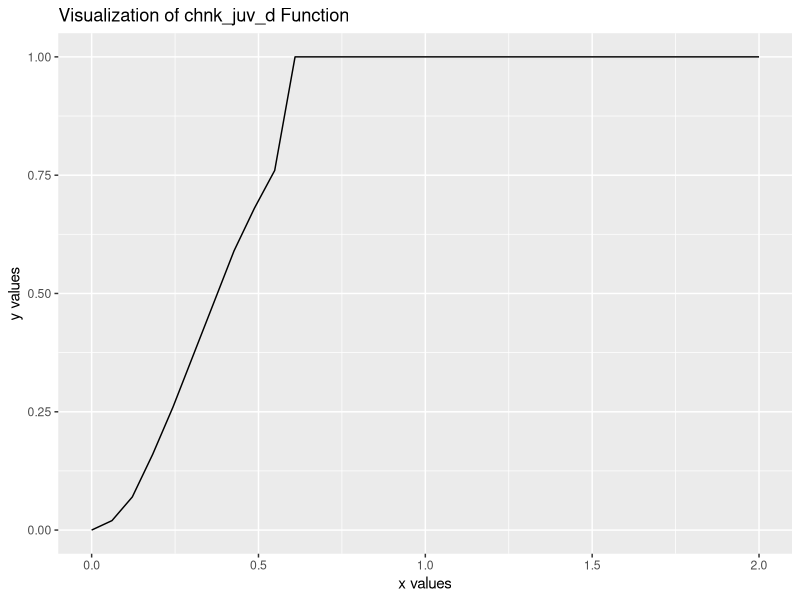
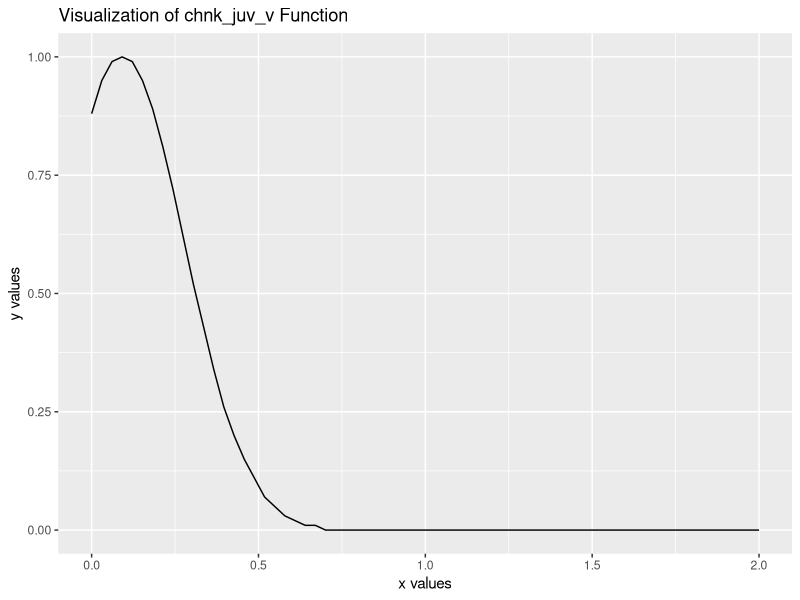
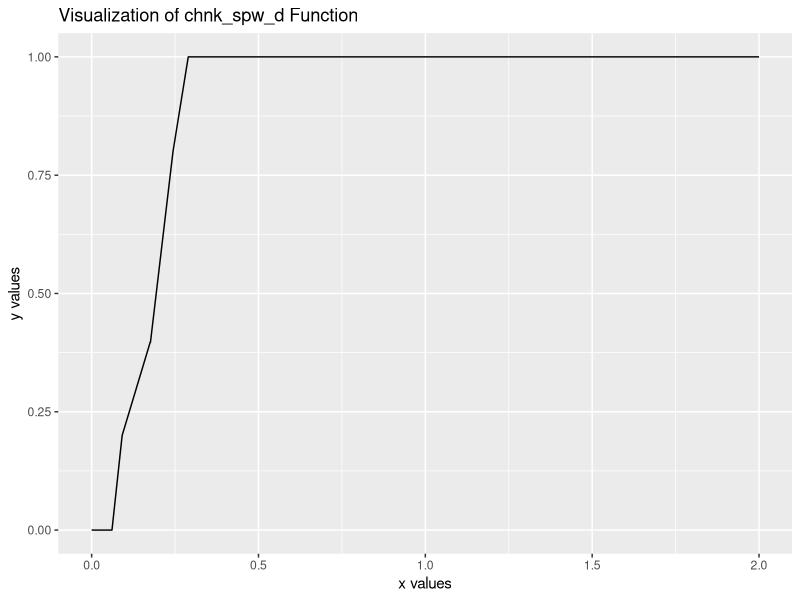
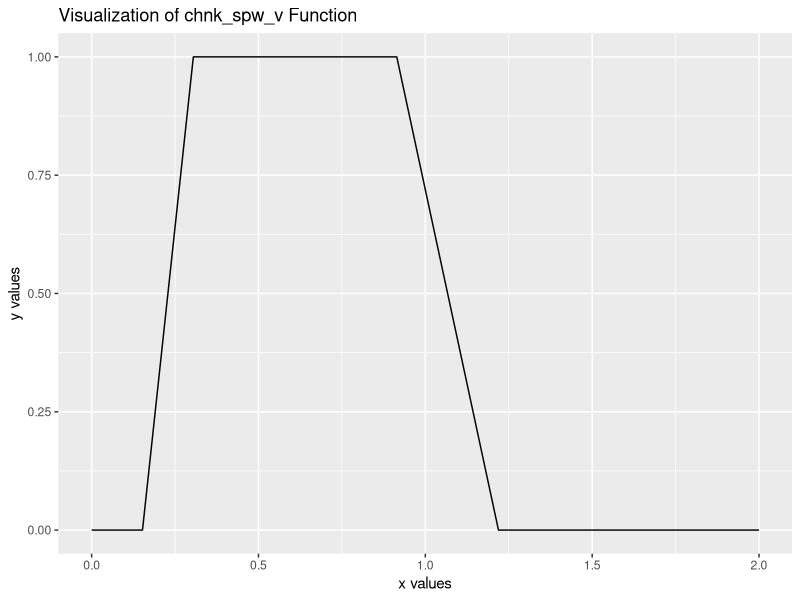
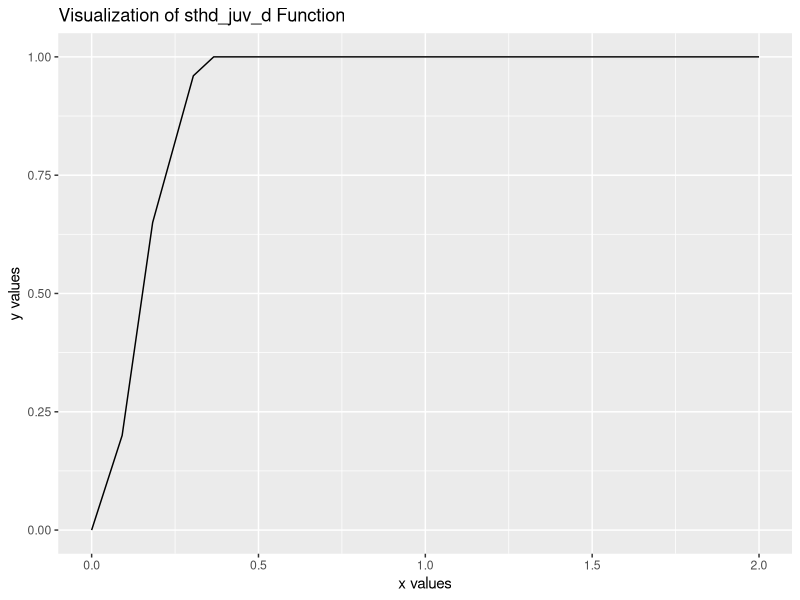
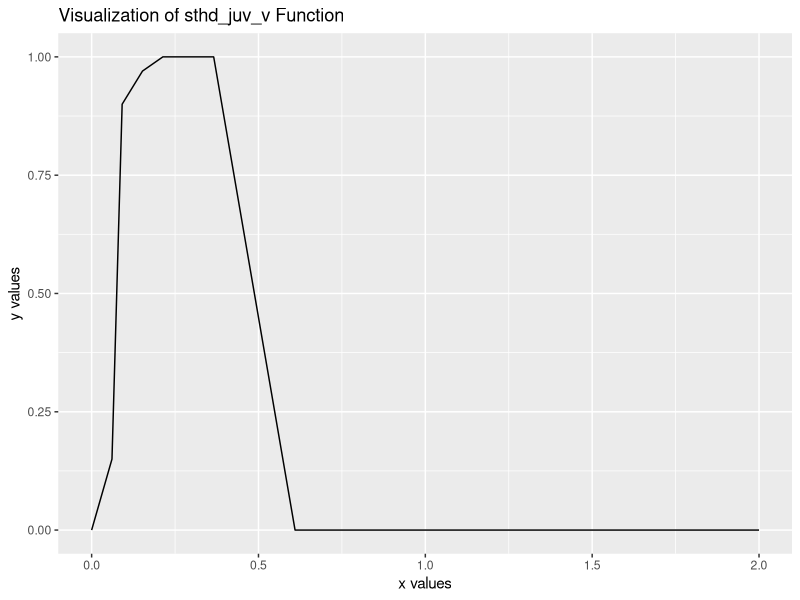
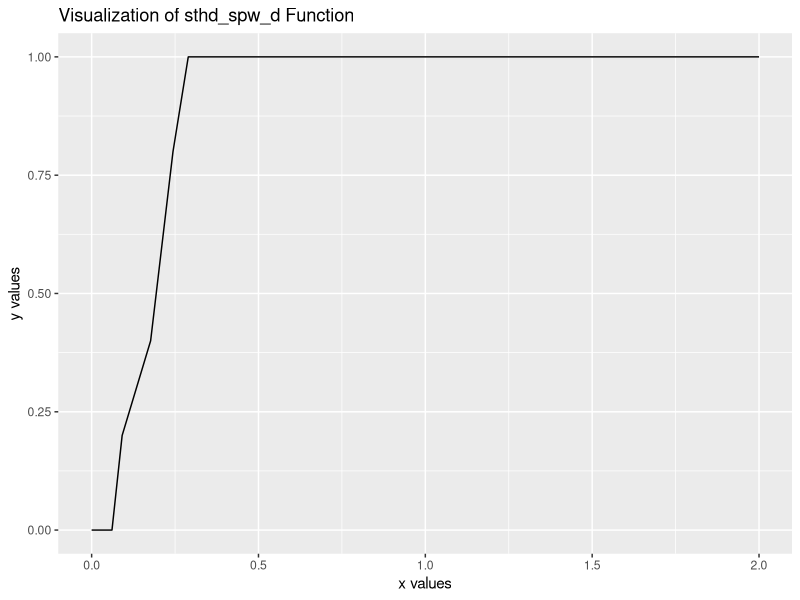
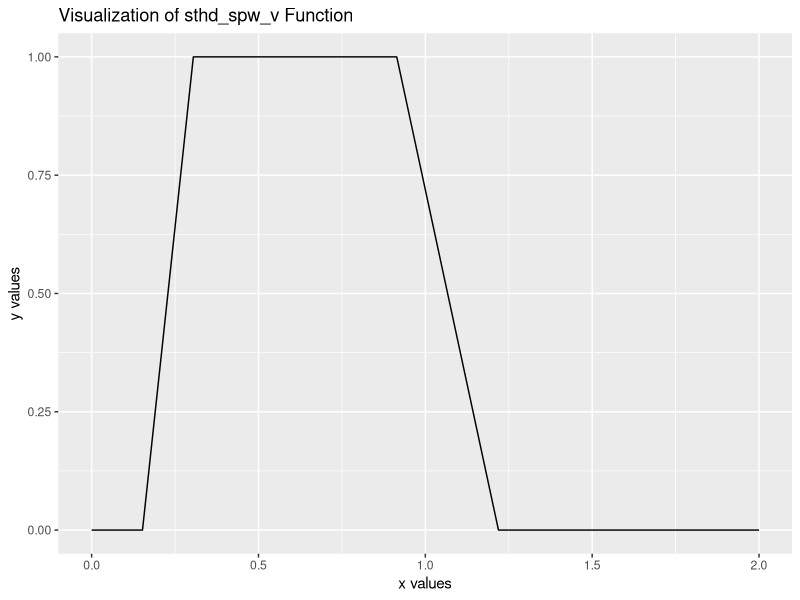

Recreate these plots in R, in order.
# Functions for calculating HSI for Chinook salmon ("chnk") and steelhead ("sthd")
# and for the juvenile ("juv") and spawning ("spw") life stages
# from Maret et al. 2006.

# The juvenile winter models are taken from the Tucannon 2020 LiDAR Analysis done by Anchor QEA.
# These are just modified summer models.
# Primarily, slower velocity water = 1 suitability and shallower depths have a slight bump as well.
# These curves were used at the request of the clients.
library(ggplot2)
library(tidyverse)

## Chinook salmon, juvenile, summer, depth
chnk_juv_d <- function(x) {
  y <- if_else(x <= 0.061, 0 + (x - 0) / (0.061 - 0) * (0.02 - 0),
               if_else(x <= 0.1219, 0.02 + (x - 0.061) / (0.1219 - 0.061) * (0.07 - 0.02),
                       if_else(x <= 0.1829, 0.07 + (x - 0.1219) / (0.1829 - 0.1219) * (0.16 - 0.07),
                               if_else(x <= 0.2438, 0.16 + (x - 0.1829) / (0.2438 - 0.1829) * (0.26 - 0.16),
                                       if_else(x <= 0.3048, 0.26 + (x - 0.2438) / (0.3048 - 0.2438) * (0.37 - 0.26),
                                               if_else(x <= 0.3658, 0.37 + (x - 0.3048) / (0.3658 - 0.3048) * (0.48 - 0.37),
                                                       if_else(x <= 0.4267, 0.48 + (x - 0.3658) / (0.4267 - 0.3658) * (0.59 - 0.48),
                                                               if_else(x <= 0.4877, 0.59 + (x - 0.4267) / (0.4877 - 0.4267) * (0.68 - 0.59),
                                                                       if_else(x <= 0.5486, 0.68 + (x - 0.4877) / (0.5486 - 0.4877) * (0.76 - 0.68),
                                                                               if_else(x <= 0.6096, 0.76 + (x - 0.5486) / (0.6096 - 0.5486) * (1 - 0.76),
                                                                                       if_else(x <= 3.048, 1 + (x - 0.6096) / (3.048 - 0.6096) * (1 - 1),
                                                                                               NA
                                                                                       )
                                                                               )
                                                                       )
                                                               )
                                                       )
                                               )
                                       )
                               )
                       )
               ))
  return(y)
}

# Create a sequence of x values
x_values <- seq(0, 2, length.out = 10000)

# Apply the sthd_win_v function to the x values
y_values <- chnk_juv_d(x_values)

# Create a data frame for plotting
df <- data.frame(x = x_values, y = y_values)

# Plot the function using ggplot2
ggplot(df, aes(x, y)) +
  geom_line() +
  labs(title = "Visualization of chnk_juv_d Function",
       x = "x values",
       y = "y values")

#~~~~~~~~~~~~~~~~~~~~~~~~~~~~~~~~~~~~~~~~~~~~~~~~~~~~~~~~~~
# Chinook salmon, juvenile, summer, velocity
chnk_juv_v <- function(x) {
  y <- if_else(x <= 0.0305, 0.88 + (x - 0) / (0.0305 - 0) * (0.95 - 0.88),
              if_else(x <= 0.061, 0.95 + (x - 0.0305) / (0.061 - 0.0305) * (0.99 - 0.95),
                     if_else(x <= 0.0914, 0.99 + (x - 0.061) / (0.0914 - 0.061) * (1 - 0.99),
                            if_else(x <= 0.1219, 1 + (x - 0.0914) / (0.1219 - 0.0914) * (0.99 - 1),
                                   if_else(x <= 0.1524, 0.99 + (x - 0.1219) / (0.1524 - 0.1219) * (0.95 - 0.99),
                                          if_else(x <= 0.1829, 0.95 + (x - 0.1524) / (0.1829 - 0.1524) * (0.89 - 0.95),
                                                 if_else(x <= 0.2134, 0.89 + (x - 0.1829) / (0.2134 - 0.1829) * (0.81 - 0.89),
                                                        if_else(x <= 0.2438, 0.81 + (x - 0.2134) / (0.2438 - 0.2134) * (0.72 - 0.81),
                                                               if_else(x <= 0.3048, 0.72 + (x - 0.2438) / (0.3048 - 0.2438) * (0.52 - 0.72),
                                                                      if_else(x <= 0.3353, 0.52 + (x - 0.3048) / (0.3353 - 0.3048) * (0.43 - 0.52),
                                                                             if_else(x <= 0.3658, 0.43 + (x - 0.3353) / (0.3658 - 0.3353) * (0.34 - 0.43),
                                                                                    if_else(x <= 0.3962, 0.34 + (x - 0.3658) / (0.3962 - 0.3658) * (0.26 - 0.34),
                                                                                           if_else(x <= 0.4267, 0.26 + (x - 0.3962) / (0.4267 - 0.3962) * (0.2 - 0.26),
                                                                                                  if_else(x <= 0.4572, 0.2 + (x - 0.4267) / (0.4572 - 0.4267) * (0.15 - 0.2),
                                                                                                         if_else(x <= 0.4877, 0.15 + (x - 0.4572) / (0.4877 - 0.4572) * (0.11 - 0.15),
                                                                                                                if_else(x <= 0.5182, 0.11 + (x - 0.4877) / (0.5182 - 0.4877) * (0.07 - 0.11),
                                                                                                                       if_else(x <= 0.5486, 0.07 + (x - 0.5182) / (0.5486 - 0.5182) * (0.05 - 0.07),
                                                                                                                              if_else(x <= 0.5791, 0.05 + (x - 0.5486) / (0.5791 - 0.5486) * (0.03 - 0.05),
                                                                                                                                     if_else(x <= 0.6096, 0.03 + (x - 0.5791) / (0.6096 - 0.5791) * (0.02 - 0.03),
                                                                                                                                            if_else(x <= 0.6401, 0.02 + (x - 0.6096) / (0.6401 - 0.6096) * (0.01 - 0.02),
                                                                                                                                                   if_else(x <= 0.6706, 0.01 + (x - 0.6401) / (0.6706 - 0.6401) * (0.01 - 0.01),
                                                                                                                                                          if_else(x <= 0.701, 0.01 + (x - 0.6706) / (0.701 - 0.6706) * (0 - 0.01),
                                                                                                                                                                 if_else(x <= 2.4384, 0 + (x - 0.701) / (2.4384 - 0.701) * (0 - 0),
                                                                                                                                                                        NA
                                                                                                                                                                 )
                                                                                                                                                          )
                                                                                                                                                   )
                                                                                                                                            )
                                                                                                                                     )
                                                                                                                              )
                                                                                                                       )
                                                                                                                )
                                                                                                         )
                                                                                                  )
                                                                                           )
                                                                                    )
                                                                             )
                                                                      )
                                                               )
                                                        )
                                                 )
                                          )
                                   )
                            )
                     )
              ))
              return(y)
}
# Apply the function to the x values
y_values <- chnk_juv_v(x_values)

# Create a data frame for plotting
df <- data.frame(x = x_values, y = y_values)

# Plot the function using ggplot2
ggplot(df, aes(x, y)) +
  geom_line() +
  labs(title = "Visualization of chnk_juv_v Function",
       x = "x values",
       y = "y values")

#~~~~~~~~~~~~~~~~~~~~~~~~~~~~~~~~~~~~~~~~~~~~~~~~~~~~~~~~~~~~~~~~~~~~~~~~~~
# Chinook salmon, spawning, depth
chnk_spw_d <- function(x) {
  y = if_else(x < 0.06096, 0,
              if_else(x > 0.06096 & x <= 0.09144, 6.5617 * x - 0.4,
                      if_else(x > 0.09144 & x <= 0.17618, 2.3435 * x - 0.0143,
                              if_else(x > 0.17618 & x <= 0.24384, 5.9652 * x - 0.6546,
                                      if_else(x > 0.24384 & x <= 0.28956, 4.3745 * x - 0.2667,
                                              if_else(x > 0.28956, 1, as.numeric(NA)))))))
  return(y)
} # end chnk_spw_d

# Apply the function to the x values
y_values <- chnk_spw_d(x_values)

# Create a data frame for plotting
df <- data.frame(x = x_values, y = y_values)

# Plot the function using ggplot2
ggplot(df, aes(x, y)) +
  geom_line() +
  labs(title = "Visualization of chnk_spw_d Function",
       x = "x values",
       y = "y values")

# Chinook salmon, spawning, velocity
chnk_spw_v <- function(x) {
  y = if_else(x <= 0.15240, 0,
              if_else(x > 0.15240 & x <= 0.3048, 6.5617 * x - 1,
                      if_else(x > 0.3048 & x <= 0.9144, 1,
                              if_else(x > 0.9144 & x <= 1.2192, -3.2808 * x + 4,
                                      if_else(x > 1.2192, 0,
                                              as.numeric(NA))))))
  return(y)
} # end chnk_spw_v

# Apply the  function to the x values
y_values <- chnk_spw_v(x_values)

# Create a data frame for plotting
df <- data.frame(x = x_values, y = y_values)

# Plot the function using ggplot2
ggplot(df, aes(x, y)) +
  geom_line() +
  labs(title = "Visualization of chnk_spw_v Function",
       x = "x values",
       y = "y values")

# Steelhead, juvenile, summer, depth
sthd_juv_d <- function(x) {
  y = if_else(x >= 0 & x <= 0.0914, 2.1872 * x,
              if_else(x > 0.0914 & x <= 0.1829, 4.9213 * x - 0.25,
                      if_else(x > 0.1829 & x <= 0.3048, 2.5427 * x + 0.185,
                              if_else(x > 0.3048 & x <= 0.3658, 0.6562 * x + 0.76,
                                      if_else(x > 0.3658, 1,
                                              as.numeric(NA))))))
  return(y)
} # end sthd_juv_d

# Apply the  function to the x values
y_values <- sthd_juv_d(x_values)

# Create a data frame for plotting
df <- data.frame(x = x_values, y = y_values)

# Plot the function using ggplot2
ggplot(df, aes(x, y)) +
  geom_line() +
  labs(title = "Visualization of sthd_juv_d Function",
       x = "x values",
       y = "y values")


# Steelhead, juvenile, summer, velocity
sthd_juv_v <- function(x) {
  y = if_else(x >= 0 & x <= 0.061, 2.4606 * x,
              if_else(x > 0.061 & x <= 0.0914, 24.606 * x - 1.35,
                      if_else(x > 0.0914 & x <= 0.1524, 1.1483 * x + 0.795,
                              if_else(x > 0.1524 & x <= 0.2134, 0.4921 * x + 0.895,
                                      if_else(x > 0.2134 & x <= 0.3658, 1,
                                              if_else(x > 0.3658 & x <= 0.6096, -4.101 * x + 2.5,
                                                      if_else(x > 0.6096, 0, # Updated this to be correct instead of if_else = 1
                                                              as.numeric(NA))))))))
  return(y)
} # end sthd_juv_v

# Apply the  function to the x values
y_values <- sthd_juv_v(x_values)

# Create a data frame for plotting
df <- data.frame(x = x_values, y = y_values)

# Plot the function using ggplot2
ggplot(df, aes(x, y)) +
  geom_line() +
  labs(title = "Visualization of sthd_juv_v Function",
       x = "x values",
       y = "y values")

# Steelhead, spawning, depth
sthd_spw_d <- function(x) {
  y = if_else(x <= 0.061, 0,
              if_else(x > 0.061 & x <= 0.0914, 6.5617 * x - 0.4,
                      if_else(x > 0.0914 & x <= 0.1768, 2.3435 * x + -0.0143,
                              if_else(x > 0.1768 & x <= 0.2438, 5.9652 * x - 0.6545,
                                      if_else(x > 0.2438 & x <= 0.2896, 4.3745 * x - 0.2667,
                                              if_else(x > 0.2896, 1,
                                                      as.numeric(NA)))))))
  return(y)
} # end sthd_spw_d

# Apply the  function to the x values
y_values <- sthd_spw_d(x_values)

# Create a data frame for plotting
df <- data.frame(x = x_values, y = y_values)

# Plot the function using ggplot2
ggplot(df, aes(x, y)) +
  geom_line() +
  labs(title = "Visualization of sthd_spw_d Function",
       x = "x values",
       y = "y values")

# Steelhead, spawning, velocity
sthd_spw_v <- function(x) {
  y = if_else(x <= 0.15240, 0,
              if_else(x > 0.15240 & x <= 0.3048, 6.5617 * x - 1,
                      if_else(x > 0.3048 & x <= 0.9144, 1,
                              if_else(x > 0.9144 & x <= 1.2192, -3.2808 * x + 4,
                                      if_else(x > 1.2192, 0,
                                              as.numeric(NA))))))
  return(y)
} # end sthd_spw_v

# Apply the  function to the x values
y_values <- sthd_spw_v(x_values)

# Create a data frame for plotting
df <- data.frame(x = x_values, y = y_values)

# Plot the function using ggplot2
ggplot(df, aes(x, y)) +
  geom_line() +
  labs(title = "Visualization of sthd_spw_v Function",
       x = "x values",
       y = "y values")

#####################################################################################
#
# The juvenile winter models are taken from the Tucannon 2020 LiDAR Analysis done by Anchor QEA.
# These are just modified summer models.
# Primarily, slower velocity water = 1 suitability and shallower depths have a slight bump as well.
# These curves were used at the request of the clients.
#
###################################################################################

## Chinook salmon, winter, juvenile, depth
chnk_win_d <- function(x) {
  y <- if_else(x <= 0.06096, 0 + (x - 0) / (0.06096 - 0) * (0.3 - 0),
               if_else(x <= 0.32004, 0.3 + (x - 0.06096) / (0.32004 - 0.06096) * (0.3 - 0.3),
                       if_else(x <= 0.50292, 0.3 + (x - 0.32004) / (0.50292 - 0.32004) * (0.85 - 0.3),
                               if_else(x <= 0.62484, 0.85 + (x - 0.50292) / (0.62484 - 0.50292) * (0.95 - 0.85),
                                       if_else(x <= 0.74676, 0.95 + (x - 0.62484) / (0.74676 - 0.62484) * (1 - 0.95),
                                               if_else(x <= 3.048, 1 + (x - 0.74676) / (3.048 - 0.74676) * (1 - 1),
                                                       NA
                                               )
                                       )
                               )
                       )
               ))
  return(y)
}

# Apply the sthd_win_v function to the x values
y_values <- chnk_win_d(x_values)

# Create a data frame for plotting
df <- data.frame(x = x_values, y = y_values)

# Plot the function using ggplot2
ggplot(df, aes(x, y)) +
  geom_line() +
  labs(title = "Visualization of chnk_win_d Function",
       x = "x values",
       y = "y values")

# Chinook salmon, winter, juvenile, velocity
chnk_win_v <- function(x) {
  y <- if_else(x <= 0.32004, 1 + (x - 0) / (0.32004 - 0) * (1 - 1),
               if_else(x <= 0.56388, 1 + (x - 0.32004) / (0.56388 - 0.32004) * (0.45 - 1),
                       if_else(x <= 1.11252, 0.45 + (x - 0.56388) / (1.11252 - 0.56388) * (0 - 0.45),
                               if_else(x <= 3.048, 0 + (x - 1.11252) / (3.048 - 1.11252) * (0 - 0),
                                       NA
                               )
                       )
               ))
  return(y)
}

# Apply the sthd_win_v function to the x values
y_values <- chnk_win_v(x_values)

# Create a data frame for plotting
df <- data.frame(x = x_values, y = y_values)

# Plot the function using ggplot2
ggplot(df, aes(x, y)) +
  geom_line() +
  labs(title = "Visualization of chnk_win_v Function",
       x = "x values",
       y = "y values")

# Steelhead, winter, juvenile, depth
sthd_win_d <- function(x) {
  y <- if_else(x <= 0.06096, 0 + (x - 0) / (0.06096 - 0) * (0.1 - 0),
               if_else(x <= 0.19812, 0.1 + (x - 0.06096) / (0.19812 - 0.06096) * (0.1 - 0.1),
                       if_else(x <= 0.41148, 0.1 + (x - 0.19812) / (0.41148 - 0.19812) * (0.63 - 0.1),
                               if_else(x <= 0.80772, 0.63 + (x - 0.41148) / (0.80772 - 0.41148) * (1 - 0.63),
                                       if_else(x <= 3.048, 1 + (x - 0.80772) / (3.048 - 0.80772) * (1 - 1),
                                               NA
                                       )
                               )
                       )
               ))
  return(y)
}

# Apply the sthd_win_v function to the x values
y_values <- sthd_win_d(x_values)

# Create a data frame for plotting
df <- data.frame(x = x_values, y = y_values)

# Plot the function using ggplot2
ggplot(df, aes(x, y)) +
  geom_line() +
  labs(title = "Visualization of sthd_win_d Function",
       x = "x values",
       y = "y values")


# Steelhead, winter, juvenile, velocity
sthd_win_v <- function(x) {
  y <- if_else(x <= 0.2286, 1,
               if_else(x > 0.2286 & x <= 0.28956, 1,
                       if_else(x > 0.28956 & x <= 0.35052, 0.87 + (x - 0.35052) / (0.28956 - 0.35052) * (1 - 0.87),
                               if_else(x > 0.35052 & x <= 0.47244, 0.78 + (x - 0.47244) / (0.35052 - 0.47244) * (0.87 - 0.78),
                                       if_else(x > 0.47244 & x <= 0.56388, 0.54 + (x - 0.56388) / (0.47244 - 0.56388) * (0.78 - 0.54),
                                               if_else(x > 0.56388 & x <= 0.96012, 0.3 + (x - 0.96012) / (0.56388 - 0.96012) * (0.54 - 0.3),
                                                       if_else(x > 0.96012 & x <= 1.17348, 0.07 + (x - 1.17348) / (0.96012 - 1.17348) * (0.3 - 0.07),
                                                               if_else(x > 1.17348 & x <= 1.524, 0 + (x - 1.524) / (1.17348 - 1.524) * (0.07 - 0),
                                                                       if_else(x > 1.524 & x <= 3.048, 0 + (x - 3.048) / (1.524 - 3.048) * (0 - 0),
                                                                               NA
                                                                       )
                                                               )
                                                       )
                                               )
                                       )
                               )
                       )
               ))
  return(y)
}

# Apply the sthd_win_v function to the x values
y_values <- sthd_win_v(x_values)

# Create a data frame for plotting
df <- data.frame(x = x_values, y = y_values)

# Plot the function using ggplot2
ggplot(df, aes(x, y)) +
  geom_line() +
  labs(title = "Visualization of sthd_win_v Function",
       x = "x values",
       y = "y values")

## END hsi_curves.R
